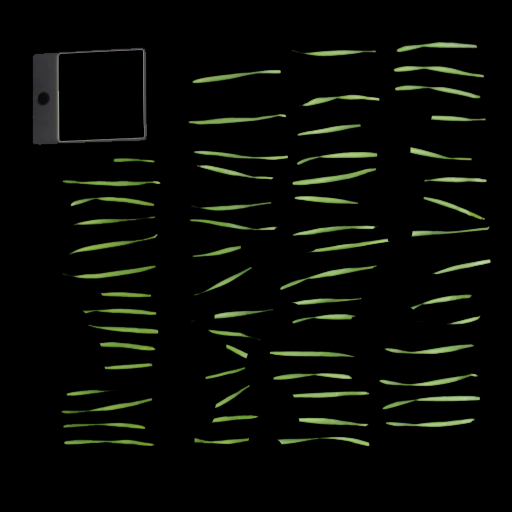
#> input picture images/1722.png, 512 x 512 px; its folder holds only this picture in this run
$ python image-tag.py
#> lines starting #> are read from the running program, lines starting #| are printed output that depends on the picture; after the words box and inside, x2 and y2 are one past the last pixel; in counts of white or black regions, pixels touching at a corner belong together
import cv2
import numpy as np
import os
import csv

def process_image(image_path, output_dir):
    """处理单个图像并保存结果"""
#> called with image_path = './images/1722.png', output_dir = './results/1722'
    # 读取图像并转换颜色空间
    image = cv2.imread(image_path)
#> image is the input picture: shape (512, 512, 3); mean B, G, R 5.7, 10.2, 8.1
    if image is None:
        print(f"警告：无法读取图像 {image_path}")
        return [], "", ""

    hsv = cv2.cvtColor(image, cv2.COLOR_BGR2HSV)
#> hsv: shape (512, 512, 3); mean H, S, V 4.6, 11.3, 10.2

    # Step 1: 消除白色干扰
    lower_white = np.array([0, 0, 200])
    upper_white = np.array([180, 30, 255])
    white_mask = cv2.inRange(hsv, lower_white, upper_white)
#> white_mask: shape (512, 512); every value is 0
    image[white_mask == 255] = [0, 0, 0]

    # Step 2: 检测黄绿色区域
    lower_green = np.array([25, 40, 40])
    upper_green = np.array([90, 255, 255])
    green_mask = cv2.inRange(hsv, lower_green, upper_green)
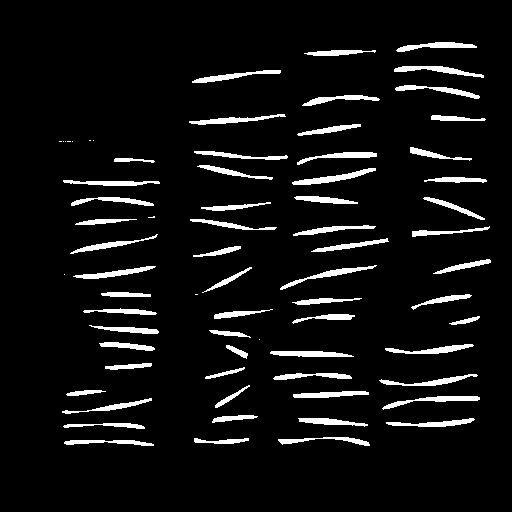
#> green_mask: shape (512, 512); 6.6% white; 72 white regions (11 under 20 px), largest, box (x1, y1, x2, y2) and area: (292, 168, 376, 185) 448, (382, 396, 480, 410) 415, (394, 66, 484, 78) 410

    # Step 3: 形态学优化
    kernel = cv2.getStructuringElement(cv2.MORPH_ELLIPSE, (5,5))
    closed_mask = cv2.morphologyEx(green_mask, cv2.MORPH_CLOSE, kernel, iterations=2)
#> closed_mask: shape (512, 512); 6.6% white; 72 white regions (11 under 20 px)

    # Step 4: 轮廓检测
    contours, _ = cv2.findContours(closed_mask, cv2.RETR_EXTERNAL, cv2.CHAIN_APPROX_SIMPLE)
#> contours = 72 contours, 11 with area under 20; largest, box (x1, y1, x2, y2) and area: (292, 168, 376, 185) 362, (394, 66, 484, 78) 318, (382, 396, 480, 410) 316, (270, 351, 354, 357) 308, (280, 265, 377, 290) 302
    valid_contours = [cnt for cnt in contours if cv2.contourArea(cnt) > 10]
#> valid_contours = 61 contours; largest, box (x1, y1, x2, y2) and area: (292, 168, 376, 185) 362, (394, 66, 484, 78) 318, (382, 396, 480, 410) 316, (270, 351, 354, 357) 308, (280, 265, 377, 290) 302

    # Step 5: 计算中心点
    points = []
    debug_image = image.copy()
    overlay = image.copy()
    cv2.drawContours(overlay, valid_contours, -1, (0, 255, 0), -1)
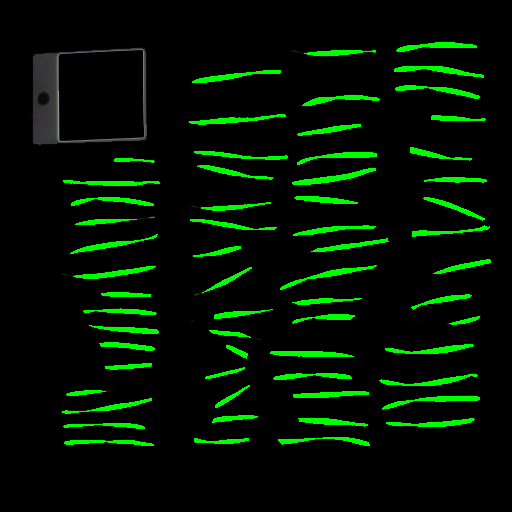
#> overlay: shape (512, 512, 3); 6.58% of pixels changed, all inside (x1, y1, x2, y2) = (62, 42, 491, 446)
    cv2.addWeighted(overlay, 0.3, debug_image, 0.7, 0, debug_image)
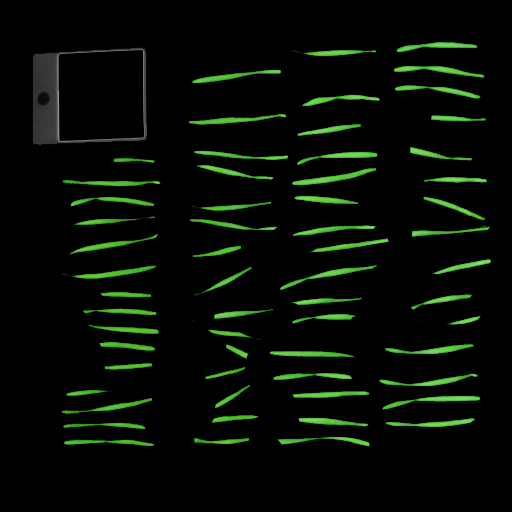
#> debug_image: shape (512, 512, 3); 6.58% of pixels changed, all inside (x1, y1, x2, y2) = (62, 42, 491, 446)

    for idx, cnt in enumerate(valid_contours):
        list_moment = cv2.moments(cnt)
        if list_moment["m00"] != 0:
            cx = int(list_moment["m10"]/list_moment["m00"])
            cy = int(list_moment["m01"]/list_moment["m00"])
        else:
            (cx, cy), _ = cv2.minEnclosingCircle(cnt)

        points.append((cx, cy))
        cv2.circle(debug_image, (cx, cy), 8, (0, 0, 255), -1)
        cv2.putText(debug_image, f"{idx+1}", (cx+10, cy+5),
                    cv2.FONT_HERSHEY_SIMPLEX, 0.7, (255, 255, 255), 2)
#> this loop made 61 passes
#> (cx, cy) on passes 1 to 12: (107, 441), (221, 440), (325, 440), (109, 425), (435, 423), (328, 421), (232, 417), (114, 406), (435, 399), (329, 394), (82, 392), (229, 397)
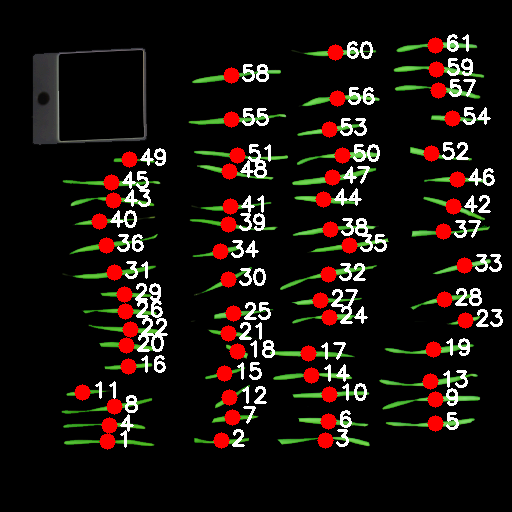
#> debug_image: shape (512, 512, 3); 9.22% of pixels changed, all inside (x1, y1, x2, y2) = (74, 34, 503, 450)
#> after the loop, points = 61 pairs, first value 82 to 465, second value 45 to 441

    # 生成输出路径
    base_name = os.path.splitext(os.path.basename(image_path))[0]
    output_img = os.path.join(output_dir, f"{base_name}_check.png")
    output_csv = os.path.join(output_dir, f"{base_name}_points.csv")

    # 保存结果
    cv2.imwrite(output_img, debug_image)
    with open(output_csv, 'w', newline='') as csvfile:
        writer = csv.writer(csvfile)
        writer.writerow(["ID", "X", "Y"])
        for i, (x, y) in enumerate(points):
            writer.writerow([i+1, x, y])
#> this loop made 61 passes

    return points, output_img, output_csv

def batch_process_images():
    """批量处理images目录下的所有PNG文件"""
    input_dir = "./images"
    output_base = "./results"

    # 确保输入目录存在
    if not os.path.exists(input_dir):
        print(f"错误：输入目录 {input_dir} 不存在")
        return

    # 遍历所有PNG文件
    for filename in os.listdir(input_dir):
        if filename.lower().endswith('.png'):
            image_id = os.path.splitext(filename)[0]
            image_path = os.path.join(input_dir, filename)

            # 创建输出目录：meta_data/<image_id>/results/
            output_dir = os.path.join(output_base, image_id)
            os.makedirs(output_dir, exist_ok=True)

            # 处理图像
            points, img_path, csv_path = process_image(image_path, output_dir)
#> img_path = './results/1722/1722_check.png'; csv_path = './results/1722/1722_points.csv'
            print(f"处理完成：{filename}")
            print(f"  检测到 {len(points)} 个点 | 校验图: {img_path} | 坐标文件: {csv_path}")
#|   检测到 61 个点 | 校验图: ./results/1722/1722_check.png | 坐标文件: ./results/1722/1722_points.csv

if __name__ == "__main__":
    batch_process_images()

$ run again, on images/1726.png
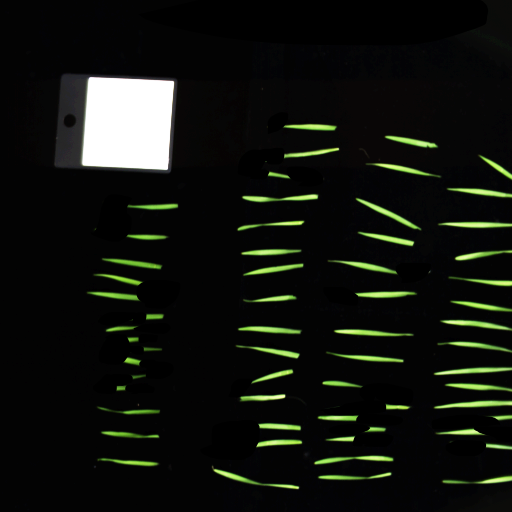
#> input picture images/1726.png, 512 x 512 px
#> in process_image, image is the input picture: shape (512, 512, 3); mean B, G, R 15.2, 20.7, 18
#> hsv: shape (512, 512, 3); mean H, S, V 18.2, 31.8, 21.1
#> white_mask: shape (512, 512); 2.9% white; 1 white region, box (x1, y1, x2, y2) and area: (82, 77, 174, 170) 7597
#> image: shape (512, 512, 3); 2.9% of pixels changed, all inside (x1, y1, x2, y2) = (82, 77, 174, 170)
#> green_mask: shape (512, 512); 5.7% white; 97 white regions (35 under 20 px), largest, box (x1, y1, x2, y2) and area: (434, 400, 512, 409) 444, (434, 367, 512, 375) 398, (356, 198, 421, 230) 383
#> closed_mask: shape (512, 512); 5.8% white; 78 white regions (15 under 20 px)
#> contours = 78 contours, 19 with area under 20; largest, box (x1, y1, x2, y2) and area: (434, 398, 512, 409) 366, (434, 367, 512, 377) 326, (356, 198, 421, 230) 317, (440, 320, 512, 331) 307, (438, 221, 512, 228) 300
#> valid_contours = 60 contours, 1 with area under 20; largest, box (x1, y1, x2, y2) and area: (434, 398, 512, 409) 366, (434, 367, 512, 377) 326, (356, 198, 421, 230) 317, (440, 320, 512, 331) 307, (438, 221, 512, 228) 300
#> overlay: shape (512, 512, 3); mean B, G, R 3.9, 18.6, 3.9
#> in process_image, `cv2.addWeighted(overlay, 0.3, debug_image, 0.7, 0, debug_image)`:
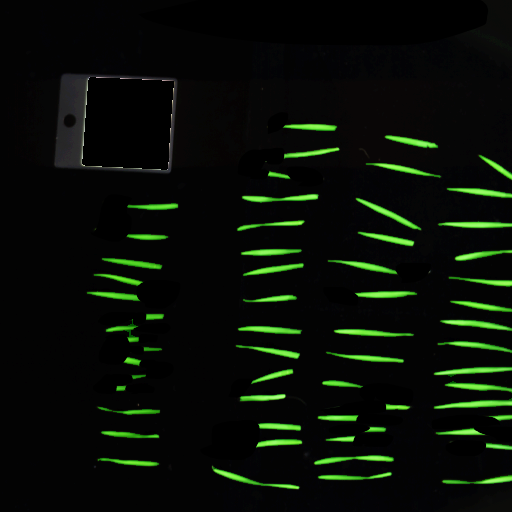
#> debug_image: shape (512, 512, 3); mean B, G, R 6.7, 14.9, 8.6
#> the loop in process_image, `for idx, cnt in enumerate(valid_contours):` made 60 passes
#> (cx, cy) on passes 1 to 8: (483, 480), (351, 476), (248, 479), (131, 461), (354, 458), (498, 446), (278, 442), (342, 438)
#> after the loop in process_image, `for idx, cnt in enumerate(valid_contours):`:
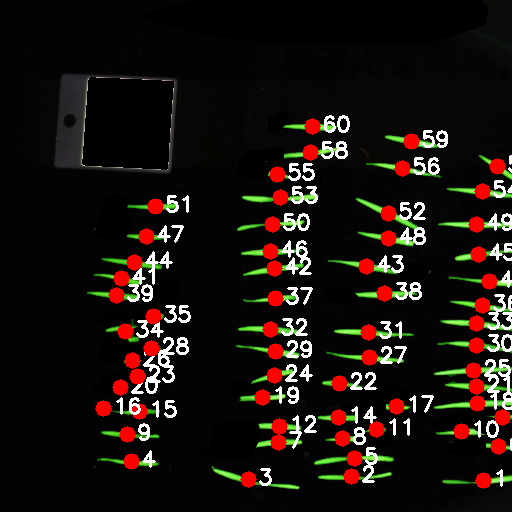
#> debug_image: shape (512, 512, 3); 8.68% of pixels changed, all inside (x1, y1, x2, y2) = (95, 115, 512, 489)
#> after the loop in process_image, `for idx, cnt in enumerate(valid_contours):`: points = 60 pairs, first value 103 to 502, second value 126 to 480
#> the loop in process_image, `for i, (x, y) in enumerate(points):` made 60 passes
#> in batch_process_images, `points, img_path, csv_path = process_image(image_path, output_dir)`: img_path = './results/1726/1726_check.png'; csv_path = './results/1726/1726_points.csv'
#|   检测到 60 个点 | 校验图: ./results/1726/1726_check.png | 坐标文件: ./results/1726/1726_points.csv

$ run again, on images/1727.png
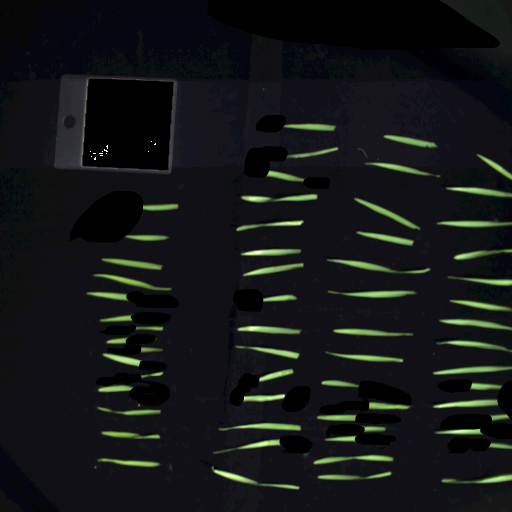
#> input picture images/1727.png, 512 x 512 px
#> in process_image, image is the input picture: shape (512, 512, 3); mean B, G, R 22.8, 22.7, 19.9
#> hsv: shape (512, 512, 3); mean H, S, V 84.8, 67.9, 27
#> in process_image, `white_mask = cv2.inRange(hsv, lower_white, upper_white)`:
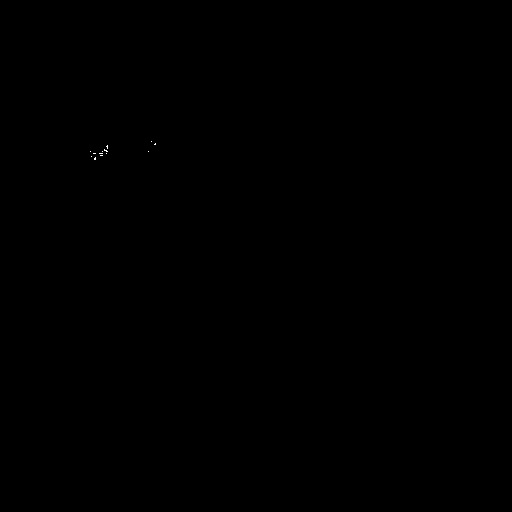
#> white_mask: shape (512, 512); 0.01% white in thin lines or dots, all inside (x1, y1, x2, y2) = (90, 141, 156, 160)
#> image: shape (512, 512, 3); 0.01% of pixels changed, all inside (x1, y1, x2, y2) = (90, 141, 156, 160)
#> green_mask: shape (512, 512); 7.1% white; 76 white regions (16 under 20 px), largest, box (x1, y1, x2, y2) and area: (327, 259, 429, 274) 518, (327, 290, 417, 298) 489, (211, 466, 300, 490) 471
#> closed_mask: shape (512, 512); 7.2% white; 74 white regions (14 under 20 px)
#> contours = 74 contours, 14 with area under 20; largest, box (x1, y1, x2, y2) and area: (327, 259, 429, 274) 417, (327, 290, 417, 298) 398, (432, 366, 512, 375) 386, (211, 466, 300, 490) 383, (354, 197, 421, 230) 379
#> valid_contours = 60 contours; largest, box (x1, y1, x2, y2) and area: (327, 259, 429, 274) 417, (327, 290, 417, 298) 398, (432, 366, 512, 375) 386, (211, 466, 300, 490) 383, (354, 197, 421, 230) 379
#> overlay: shape (512, 512, 3); mean B, G, R 17.3, 31.4, 12.6
#> the loop in process_image, `for idx, cnt in enumerate(valid_contours):` made 60 passes
#> (cx, cy) on passes 1 to 8: (482, 479), (351, 476), (249, 479), (130, 462), (354, 458), (499, 445), (254, 445), (342, 438)
#> after the loop in process_image, `for idx, cnt in enumerate(valid_contours):`:
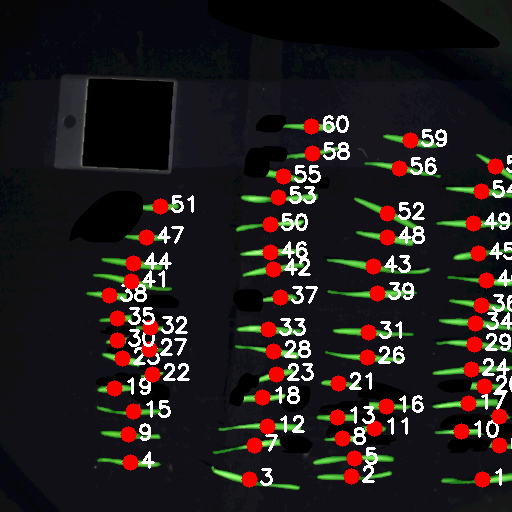
#> debug_image: shape (512, 512, 3); mean B, G, R 29.2, 29.9, 36.8
#> after the loop in process_image, `for idx, cnt in enumerate(valid_contours):`: points = 60 pairs, first value 109 to 499, second value 126 to 479
#> the loop in process_image, `for i, (x, y) in enumerate(points):` made 60 passes
#> in batch_process_images, `points, img_path, csv_path = process_image(image_path, output_dir)`: img_path = './results/1727/1727_check.png'; csv_path = './results/1727/1727_points.csv'
#|   检测到 60 个点 | 校验图: ./results/1727/1727_check.png | 坐标文件: ./results/1727/1727_points.csv

$ run again, on images/1728.png
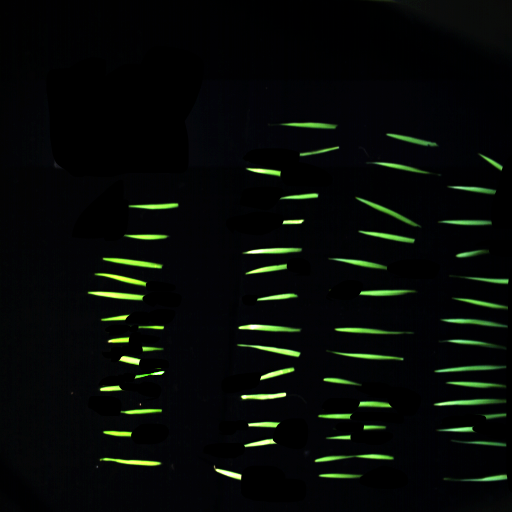
#> input picture images/1728.png, 512 x 512 px
#> in process_image, image is the input picture: shape (512, 512, 3); mean B, G, R 7.2, 10.4, 6.8
#> hsv: shape (512, 512, 3); mean H, S, V 78, 116.9, 12
#> white_mask: shape (512, 512); 0.03% white in thin lines or dots, all inside (x1, y1, x2, y2) = (155, 250, 285, 476)
#> image: shape (512, 512, 3); 0.03% of pixels changed, all inside (x1, y1, x2, y2) = (155, 250, 285, 476)
#> green_mask: shape (512, 512); 4.8% white; 64 white regions (4 under 20 px), largest, box (x1, y1, x2, y2) and area: (102, 257, 163, 269) 350, (314, 454, 394, 463) 347, (434, 399, 506, 406) 341
#> closed_mask: shape (512, 512); 4.8% white; 63 white regions (3 under 20 px)
#> contours = 63 contours, 3 with area under 20; largest, box (x1, y1, x2, y2) and area: (102, 257, 163, 269) 288, (238, 324, 301, 332) 283, (88, 291, 145, 301) 280, (355, 197, 421, 227) 272, (434, 399, 506, 406) 267
#> valid_contours = 60 contours; largest, box (x1, y1, x2, y2) and area: (102, 257, 163, 269) 288, (238, 324, 301, 332) 283, (88, 291, 145, 301) 280, (355, 197, 421, 227) 272, (434, 399, 506, 406) 267
#> overlay: shape (512, 512, 3); mean B, G, R 4, 14.9, 2
#> in process_image, `cv2.addWeighted(overlay, 0.3, debug_image, 0.7, 0, debug_image)`:
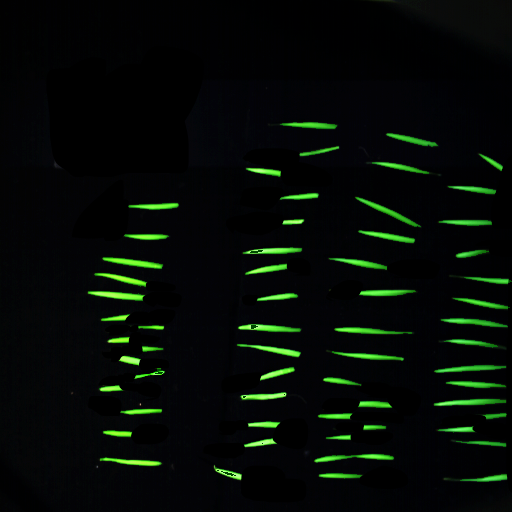
#> debug_image: shape (512, 512, 3); mean B, G, R 6.2, 11.7, 5.3
#> the loop in process_image, `for idx, cnt in enumerate(valid_contours):` made 60 passes
#> (cx, cy) on passes 1 to 8: (490, 478), (338, 475), (228, 473), (133, 461), (354, 457), (486, 442), (260, 442), (341, 437)
#> after the loop in process_image, `for idx, cnt in enumerate(valid_contours):`:
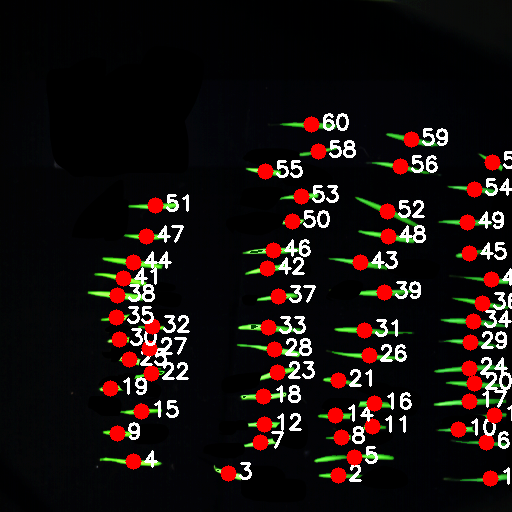
#> debug_image: shape (512, 512, 3); 8.81% of pixels changed, all inside (x1, y1, x2, y2) = (102, 113, 512, 487)
#> after the loop in process_image, `for idx, cnt in enumerate(valid_contours):`: points = 60 pairs, first value 110 to 494, second value 124 to 478
#> the loop in process_image, `for i, (x, y) in enumerate(points):` made 60 passes
#> in batch_process_images, `points, img_path, csv_path = process_image(image_path, output_dir)`: img_path = './results/1728/1728_check.png'; csv_path = './results/1728/1728_points.csv'
#|   检测到 60 个点 | 校验图: ./results/1728/1728_check.png | 坐标文件: ./results/1728/1728_points.csv

$ run again, on images/1723.png
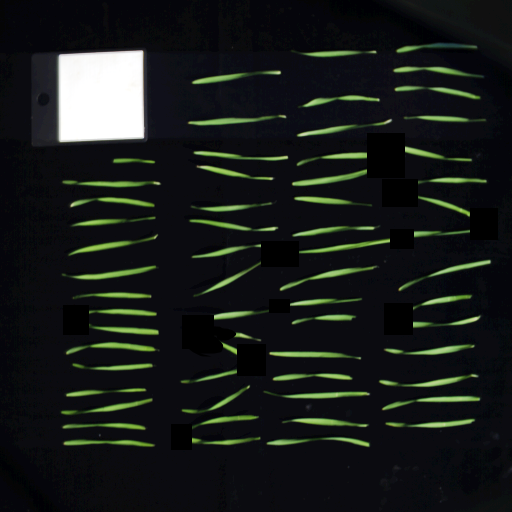
#> input picture images/1723.png, 512 x 512 px
#> in process_image, image is the input picture: shape (512, 512, 3); mean B, G, R 25.8, 27.8, 24.1
#> hsv: shape (512, 512, 3); mean H, S, V 93.5, 88.2, 31.6
#> white_mask: shape (512, 512); 2.8% white; 1 white region, box (x1, y1, x2, y2) and area: (59, 51, 144, 142) 7343
#> image: shape (512, 512, 3); 2.8% of pixels changed, all inside (x1, y1, x2, y2) = (59, 51, 144, 142)
#> green_mask: shape (512, 512); 8.8% white; 73 white regions (12 under 20 px), largest, box (x1, y1, x2, y2) and area: (66, 342, 159, 355) 505, (68, 265, 157, 280) 502, (264, 391, 370, 399) 501
#> closed_mask: shape (512, 512); 8.8% white; 70 white regions (9 under 20 px)
#> contours = 70 contours, 9 with area under 20; largest, box (x1, y1, x2, y2) and area: (62, 265, 157, 280) 416, (66, 342, 159, 355) 411, (292, 169, 367, 186) 398, (62, 180, 161, 188) 398, (269, 351, 361, 360) 397
#> valid_contours = 61 contours; largest, box (x1, y1, x2, y2) and area: (62, 265, 157, 280) 416, (66, 342, 159, 355) 411, (292, 169, 367, 186) 398, (62, 180, 161, 188) 398, (269, 351, 361, 360) 397
#> overlay: shape (512, 512, 3); mean B, G, R 13.2, 31.9, 8.9
#> the loop in process_image, `for idx, cnt in enumerate(valid_contours):` made 61 passes
#> (cx, cy) on passes 1 to 8: (107, 442), (317, 440), (223, 441), (107, 425), (434, 423), (325, 421), (227, 419), (111, 406)
#> after the loop in process_image, `for idx, cnt in enumerate(valid_contours):`:
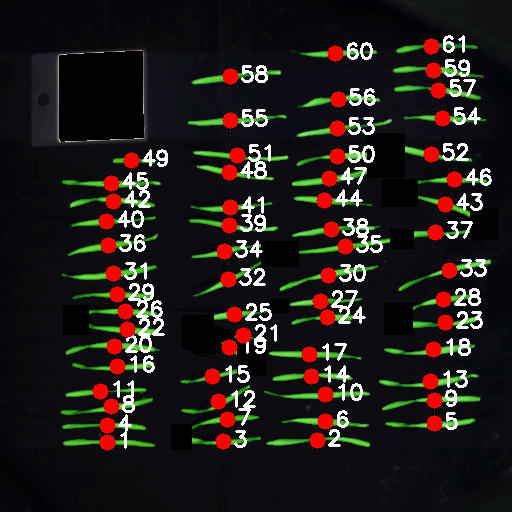
#> debug_image: shape (512, 512, 3); mean B, G, R 26.5, 30, 35.4
#> after the loop in process_image, `for idx, cnt in enumerate(valid_contours):`: points = 61 pairs, first value 100 to 454, second value 46 to 442
#> the loop in process_image, `for i, (x, y) in enumerate(points):` made 61 passes
#> in batch_process_images, `points, img_path, csv_path = process_image(image_path, output_dir)`: img_path = './results/1723/1723_check.png'; csv_path = './results/1723/1723_points.csv'
#|   检测到 61 个点 | 校验图: ./results/1723/1723_check.png | 坐标文件: ./results/1723/1723_points.csv
